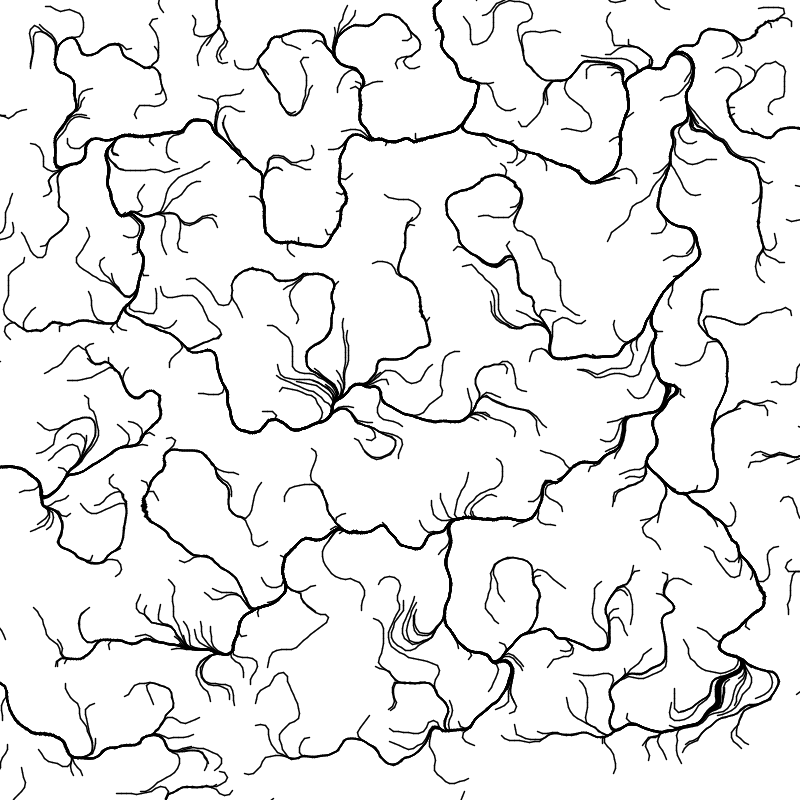
Frame 1 (no input)
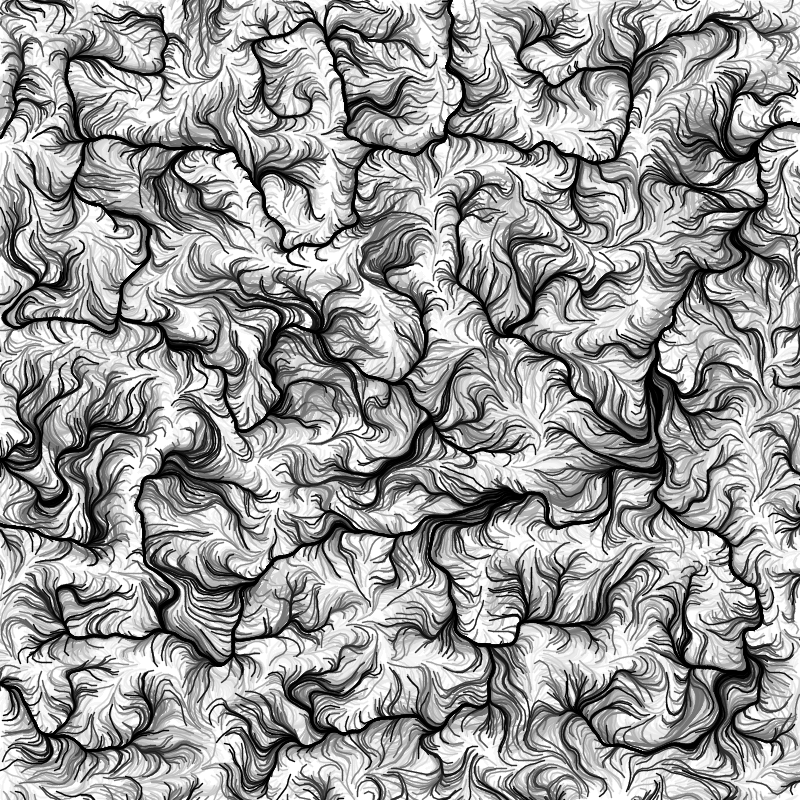
Frame 60 (the mouse pressed at the canvas centre just before this capture)
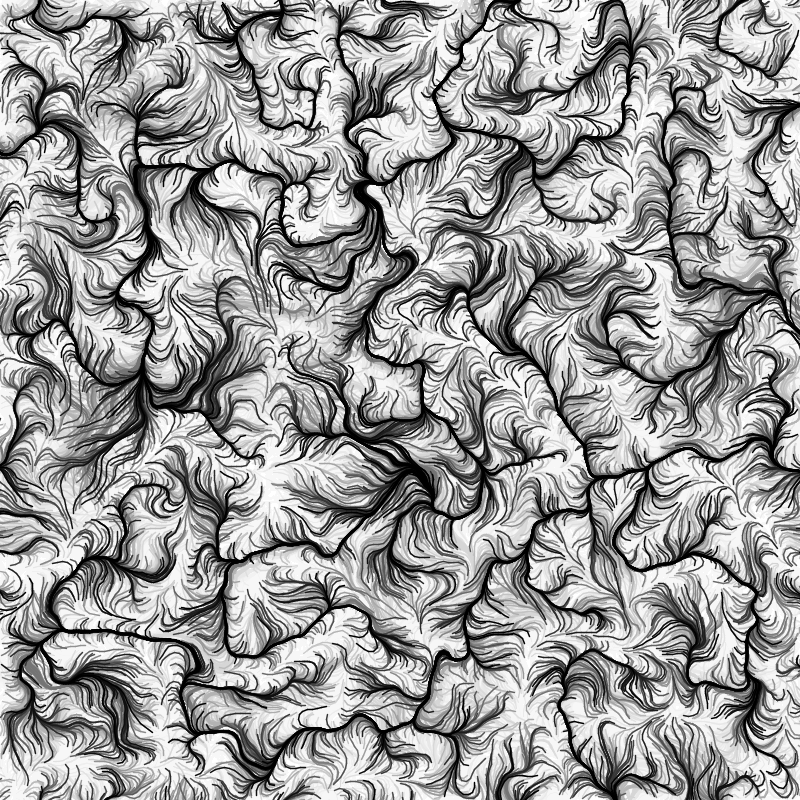
Frame 120 (the mouse held since frame 60 and released just before this capture)

The Processing sketch that drew these frames (run headless with seeded random() and noise(); from frame 60 on, the mouse is pressed at the canvas centre):

// Processing sketch: flow_field
// ── flow_field.pde
int seed = 12345;
float timeSpeed = 0.005;
float noiseScale = 0.01;
float stepSize = 5;

PVector[][] field;

void setup() {
  size(800, 800);
  background(255);
  noiseSeed(seed);
  field = new PVector[width][height];

  // Pre-calculate the flow field
  for (int y = 0; y < height; y++) {
    for (int x = 0; x < width; x++) {
      float noiseValue = noise(x * noiseScale, y * noiseScale);
      float angle = map(noiseValue, 0, 1, 0, TWO_PI * 4); // Map noise to an angle

      // Create a vector from the angle
      field[x][y] = PVector.fromAngle(angle);
    }
  }
}

void draw() {
  // Add a semi-transparent background for a fading trail effect
  fill(255, 15);
  noStroke();
  rect(0, 0, width, height);
  
  stroke(0);
  strokeWeight(1.5);

  // Draw many lines that follow the flow field
  for (int i = 0; i < 500; i++) {
    // Start lines from random positions
    float startX = random(width);
    float startY = random(height);

    for (int j = 0; j < 50; j++) {
      // Get the vector for the current position from the pre-calculated field
      PVector currentVector;
      if (startX >= 0 && startX < width && startY >= 0 && startY < height) {
        currentVector = field[int(startX)][int(startY)];
      } else {
        // Break if outside bounds
        break;
      }

      // Draw a line segment
      float endX = startX + currentVector.x * stepSize;
      float endY = startY + currentVector.y * stepSize;
      line(startX, startY, endX, endY);

      // Move to the new position
      startX = endX;
      startY = endY;
    }
  }

  // Animate the flow field over time
  if (frameCount % 10 == 0) { // Update less frequently for performance
    for (int y = 0; y < height; y++) {
      for (int x = 0; x < width; x++) {
        float noiseValue = noise(x * noiseScale, y * noiseScale, frameCount * timeSpeed);
        float angle = map(noiseValue, 0, 1, 0, TWO_PI * 4);
        field[x][y] = PVector.fromAngle(angle);
      }
    }
  }
}
